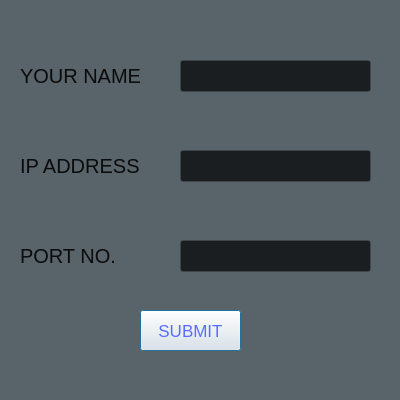
<?xml version="1.0" encoding="UTF-8"?>
<ui version="4.0">
 <class>initialDialog</class>
 <widget class="QDialog" name="initialDialog">
  <property name="geometry">
   <rect>
    <x>0</x>
    <y>0</y>
    <width>400</width>
    <height>400</height>
   </rect>
  </property>
  <property name="sizePolicy">
   <sizepolicy hsizetype="Fixed" vsizetype="Fixed">
    <horstretch>0</horstretch>
    <verstretch>0</verstretch>
   </sizepolicy>
  </property>
  <property name="palette">
   <palette>
    <active>
     <colorrole role="WindowText">
      <brush brushstyle="SolidPattern">
       <color alpha="255">
        <red>11</red>
        <green>11</green>
        <blue>11</blue>
       </color>
      </brush>
     </colorrole>
     <colorrole role="ButtonText">
      <brush brushstyle="SolidPattern">
       <color alpha="255">
        <red>250</red>
        <green>250</green>
        <blue>250</blue>
       </color>
      </brush>
     </colorrole>
     <colorrole role="Base">
      <brush brushstyle="SolidPattern">
       <color alpha="255">
        <red>27</red>
        <green>30</green>
        <blue>32</blue>
       </color>
      </brush>
     </colorrole>
     <colorrole role="Window">
      <brush brushstyle="SolidPattern">
       <color alpha="255">
        <red>89</red>
        <green>99</green>
        <blue>106</blue>
       </color>
      </brush>
     </colorrole>
    </active>
    <inactive>
     <colorrole role="WindowText">
      <brush brushstyle="SolidPattern">
       <color alpha="255">
        <red>11</red>
        <green>11</green>
        <blue>11</blue>
       </color>
      </brush>
     </colorrole>
     <colorrole role="ButtonText">
      <brush brushstyle="SolidPattern">
       <color alpha="255">
        <red>250</red>
        <green>250</green>
        <blue>250</blue>
       </color>
      </brush>
     </colorrole>
     <colorrole role="Base">
      <brush brushstyle="SolidPattern">
       <color alpha="255">
        <red>27</red>
        <green>30</green>
        <blue>32</blue>
       </color>
      </brush>
     </colorrole>
     <colorrole role="Window">
      <brush brushstyle="SolidPattern">
       <color alpha="255">
        <red>89</red>
        <green>99</green>
        <blue>106</blue>
       </color>
      </brush>
     </colorrole>
    </inactive>
    <disabled>
     <colorrole role="WindowText">
      <brush brushstyle="SolidPattern">
       <color alpha="255">
        <red>110</red>
        <green>113</green>
        <blue>115</blue>
       </color>
      </brush>
     </colorrole>
     <colorrole role="ButtonText">
      <brush brushstyle="SolidPattern">
       <color alpha="255">
        <red>114</red>
        <green>118</green>
        <blue>121</blue>
       </color>
      </brush>
     </colorrole>
     <colorrole role="Base">
      <brush brushstyle="SolidPattern">
       <color alpha="255">
        <red>89</red>
        <green>99</green>
        <blue>106</blue>
       </color>
      </brush>
     </colorrole>
     <colorrole role="Window">
      <brush brushstyle="SolidPattern">
       <color alpha="255">
        <red>89</red>
        <green>99</green>
        <blue>106</blue>
       </color>
      </brush>
     </colorrole>
    </disabled>
   </palette>
  </property>
  <property name="windowTitle">
   <string>Connection Details</string>
  </property>
  <widget class="QLineEdit" name="nameLineEdit">
   <property name="geometry">
    <rect>
     <x>180</x>
     <y>60</y>
     <width>191</width>
     <height>32</height>
    </rect>
   </property>
   <property name="palette">
    <palette>
     <active>
      <colorrole role="Text">
       <brush brushstyle="SolidPattern">
        <color alpha="255">
         <red>214</red>
         <green>214</green>
         <blue>214</blue>
        </color>
       </brush>
      </colorrole>
      <colorrole role="PlaceholderText">
       <brush brushstyle="SolidPattern">
        <color alpha="128">
         <red>214</red>
         <green>214</green>
         <blue>214</blue>
        </color>
       </brush>
      </colorrole>
     </active>
     <inactive>
      <colorrole role="Text">
       <brush brushstyle="SolidPattern">
        <color alpha="255">
         <red>214</red>
         <green>214</green>
         <blue>214</blue>
        </color>
       </brush>
      </colorrole>
      <colorrole role="PlaceholderText">
       <brush brushstyle="SolidPattern">
        <color alpha="128">
         <red>214</red>
         <green>214</green>
         <blue>214</blue>
        </color>
       </brush>
      </colorrole>
     </inactive>
     <disabled>
      <colorrole role="Text">
       <brush brushstyle="SolidPattern">
        <color alpha="255">
         <red>169</red>
         <green>167</green>
         <blue>167</blue>
        </color>
       </brush>
      </colorrole>
      <colorrole role="PlaceholderText">
       <brush brushstyle="SolidPattern">
        <color alpha="128">
         <red>31</red>
         <green>28</green>
         <blue>27</blue>
        </color>
       </brush>
      </colorrole>
     </disabled>
    </palette>
   </property>
   <property name="font">
    <font>
     <pointsize>13</pointsize>
    </font>
   </property>
  </widget>
  <widget class="QLabel" name="label">
   <property name="geometry">
    <rect>
     <x>20</x>
     <y>60</y>
     <width>121</width>
     <height>31</height>
    </rect>
   </property>
   <property name="palette">
    <palette>
     <active>
      <colorrole role="ButtonText">
       <brush brushstyle="SolidPattern">
        <color alpha="255">
         <red>0</red>
         <green>0</green>
         <blue>0</blue>
        </color>
       </brush>
      </colorrole>
     </active>
     <inactive>
      <colorrole role="ButtonText">
       <brush brushstyle="SolidPattern">
        <color alpha="255">
         <red>0</red>
         <green>0</green>
         <blue>0</blue>
        </color>
       </brush>
      </colorrole>
     </inactive>
     <disabled>
      <colorrole role="ButtonText">
       <brush brushstyle="SolidPattern">
        <color alpha="255">
         <red>114</red>
         <green>118</green>
         <blue>121</blue>
        </color>
       </brush>
      </colorrole>
     </disabled>
    </palette>
   </property>
   <property name="font">
    <font>
     <pointsize>15</pointsize>
    </font>
   </property>
   <property name="text">
    <string>YOUR NAME</string>
   </property>
  </widget>
  <widget class="QLabel" name="label_2">
   <property name="geometry">
    <rect>
     <x>20</x>
     <y>150</y>
     <width>121</width>
     <height>31</height>
    </rect>
   </property>
   <property name="palette">
    <palette>
     <active>
      <colorrole role="ButtonText">
       <brush brushstyle="SolidPattern">
        <color alpha="255">
         <red>0</red>
         <green>0</green>
         <blue>0</blue>
        </color>
       </brush>
      </colorrole>
     </active>
     <inactive>
      <colorrole role="ButtonText">
       <brush brushstyle="SolidPattern">
        <color alpha="255">
         <red>0</red>
         <green>0</green>
         <blue>0</blue>
        </color>
       </brush>
      </colorrole>
     </inactive>
     <disabled>
      <colorrole role="ButtonText">
       <brush brushstyle="SolidPattern">
        <color alpha="255">
         <red>114</red>
         <green>118</green>
         <blue>121</blue>
        </color>
       </brush>
      </colorrole>
     </disabled>
    </palette>
   </property>
   <property name="font">
    <font>
     <pointsize>15</pointsize>
    </font>
   </property>
   <property name="text">
    <string>IP ADDRESS</string>
   </property>
  </widget>
  <widget class="QLineEdit" name="ipLineEdit">
   <property name="geometry">
    <rect>
     <x>180</x>
     <y>150</y>
     <width>191</width>
     <height>32</height>
    </rect>
   </property>
   <property name="palette">
    <palette>
     <active>
      <colorrole role="Text">
       <brush brushstyle="SolidPattern">
        <color alpha="255">
         <red>214</red>
         <green>214</green>
         <blue>214</blue>
        </color>
       </brush>
      </colorrole>
      <colorrole role="PlaceholderText">
       <brush brushstyle="SolidPattern">
        <color alpha="128">
         <red>214</red>
         <green>214</green>
         <blue>214</blue>
        </color>
       </brush>
      </colorrole>
     </active>
     <inactive>
      <colorrole role="Text">
       <brush brushstyle="SolidPattern">
        <color alpha="255">
         <red>214</red>
         <green>214</green>
         <blue>214</blue>
        </color>
       </brush>
      </colorrole>
      <colorrole role="PlaceholderText">
       <brush brushstyle="SolidPattern">
        <color alpha="128">
         <red>214</red>
         <green>214</green>
         <blue>214</blue>
        </color>
       </brush>
      </colorrole>
     </inactive>
     <disabled>
      <colorrole role="Text">
       <brush brushstyle="SolidPattern">
        <color alpha="255">
         <red>169</red>
         <green>167</green>
         <blue>167</blue>
        </color>
       </brush>
      </colorrole>
      <colorrole role="PlaceholderText">
       <brush brushstyle="SolidPattern">
        <color alpha="128">
         <red>31</red>
         <green>28</green>
         <blue>27</blue>
        </color>
       </brush>
      </colorrole>
     </disabled>
    </palette>
   </property>
   <property name="font">
    <font>
     <pointsize>13</pointsize>
    </font>
   </property>
  </widget>
  <widget class="QLabel" name="label_3">
   <property name="geometry">
    <rect>
     <x>20</x>
     <y>240</y>
     <width>121</width>
     <height>31</height>
    </rect>
   </property>
   <property name="palette">
    <palette>
     <active>
      <colorrole role="ButtonText">
       <brush brushstyle="SolidPattern">
        <color alpha="255">
         <red>0</red>
         <green>0</green>
         <blue>0</blue>
        </color>
       </brush>
      </colorrole>
     </active>
     <inactive>
      <colorrole role="ButtonText">
       <brush brushstyle="SolidPattern">
        <color alpha="255">
         <red>0</red>
         <green>0</green>
         <blue>0</blue>
        </color>
       </brush>
      </colorrole>
     </inactive>
     <disabled>
      <colorrole role="ButtonText">
       <brush brushstyle="SolidPattern">
        <color alpha="255">
         <red>114</red>
         <green>118</green>
         <blue>121</blue>
        </color>
       </brush>
      </colorrole>
     </disabled>
    </palette>
   </property>
   <property name="font">
    <font>
     <pointsize>15</pointsize>
    </font>
   </property>
   <property name="text">
    <string>PORT NO.</string>
   </property>
  </widget>
  <widget class="QLineEdit" name="portLineEdit">
   <property name="geometry">
    <rect>
     <x>180</x>
     <y>240</y>
     <width>191</width>
     <height>32</height>
    </rect>
   </property>
   <property name="palette">
    <palette>
     <active>
      <colorrole role="Text">
       <brush brushstyle="SolidPattern">
        <color alpha="255">
         <red>214</red>
         <green>214</green>
         <blue>214</blue>
        </color>
       </brush>
      </colorrole>
      <colorrole role="PlaceholderText">
       <brush brushstyle="SolidPattern">
        <color alpha="128">
         <red>214</red>
         <green>214</green>
         <blue>214</blue>
        </color>
       </brush>
      </colorrole>
     </active>
     <inactive>
      <colorrole role="Text">
       <brush brushstyle="SolidPattern">
        <color alpha="255">
         <red>214</red>
         <green>214</green>
         <blue>214</blue>
        </color>
       </brush>
      </colorrole>
      <colorrole role="PlaceholderText">
       <brush brushstyle="SolidPattern">
        <color alpha="128">
         <red>214</red>
         <green>214</green>
         <blue>214</blue>
        </color>
       </brush>
      </colorrole>
     </inactive>
     <disabled>
      <colorrole role="Text">
       <brush brushstyle="SolidPattern">
        <color alpha="255">
         <red>169</red>
         <green>167</green>
         <blue>167</blue>
        </color>
       </brush>
      </colorrole>
      <colorrole role="PlaceholderText">
       <brush brushstyle="SolidPattern">
        <color alpha="128">
         <red>31</red>
         <green>28</green>
         <blue>27</blue>
        </color>
       </brush>
      </colorrole>
     </disabled>
    </palette>
   </property>
   <property name="font">
    <font>
     <pointsize>13</pointsize>
    </font>
   </property>
  </widget>
  <widget class="QPushButton" name="submitButton">
   <property name="geometry">
    <rect>
     <x>140</x>
     <y>310</y>
     <width>101</width>
     <height>41</height>
    </rect>
   </property>
   <property name="palette">
    <palette>
     <active>
      <colorrole role="ButtonText">
       <brush brushstyle="SolidPattern">
        <color alpha="255">
         <red>88</red>
         <green>110</green>
         <blue>255</blue>
        </color>
       </brush>
      </colorrole>
     </active>
     <inactive>
      <colorrole role="ButtonText">
       <brush brushstyle="SolidPattern">
        <color alpha="255">
         <red>88</red>
         <green>110</green>
         <blue>255</blue>
        </color>
       </brush>
      </colorrole>
     </inactive>
     <disabled>
      <colorrole role="ButtonText">
       <brush brushstyle="SolidPattern">
        <color alpha="255">
         <red>114</red>
         <green>118</green>
         <blue>121</blue>
        </color>
       </brush>
      </colorrole>
     </disabled>
    </palette>
   </property>
   <property name="font">
    <font>
     <pointsize>13</pointsize>
    </font>
   </property>
   <property name="text">
    <string>SUBMIT</string>
   </property>
  </widget>
 </widget>
 <resources/>
 <connections/>
</ui>
